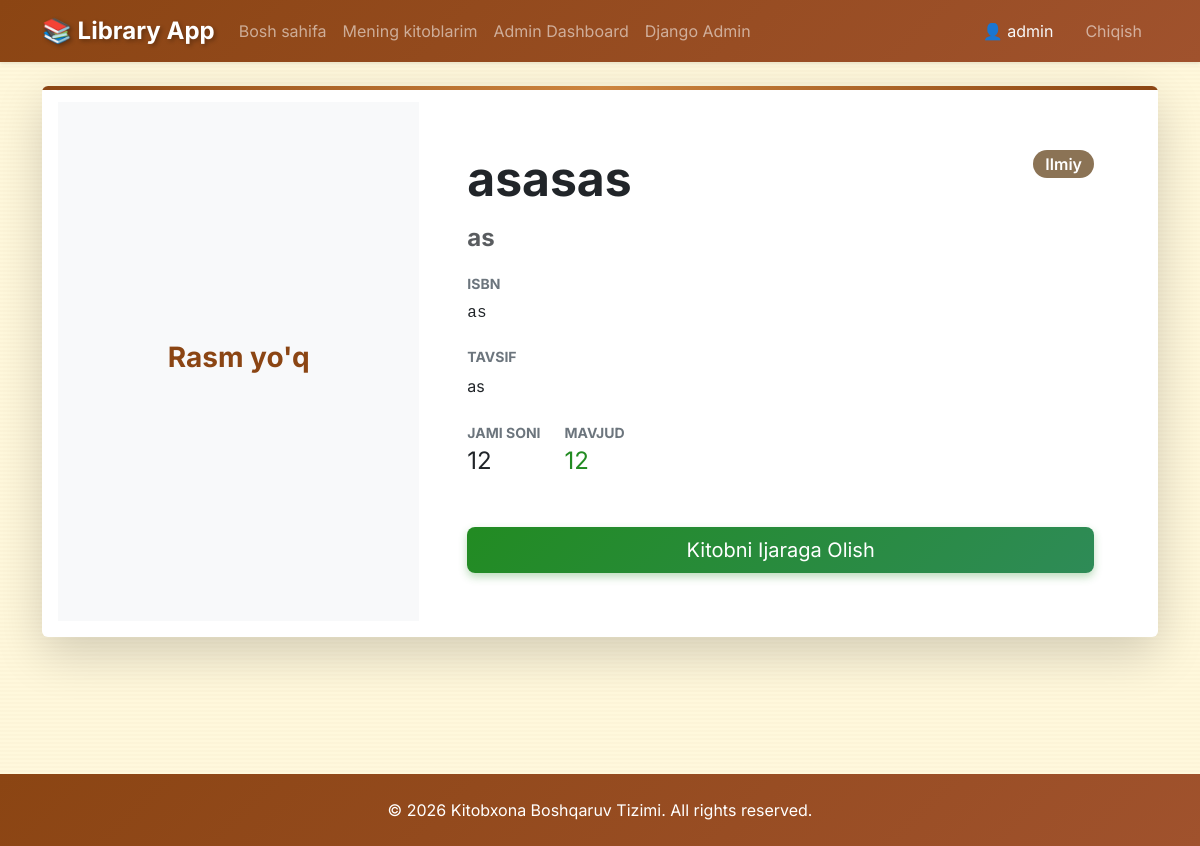
Before: /book/8/ (signed in) with the older database file.
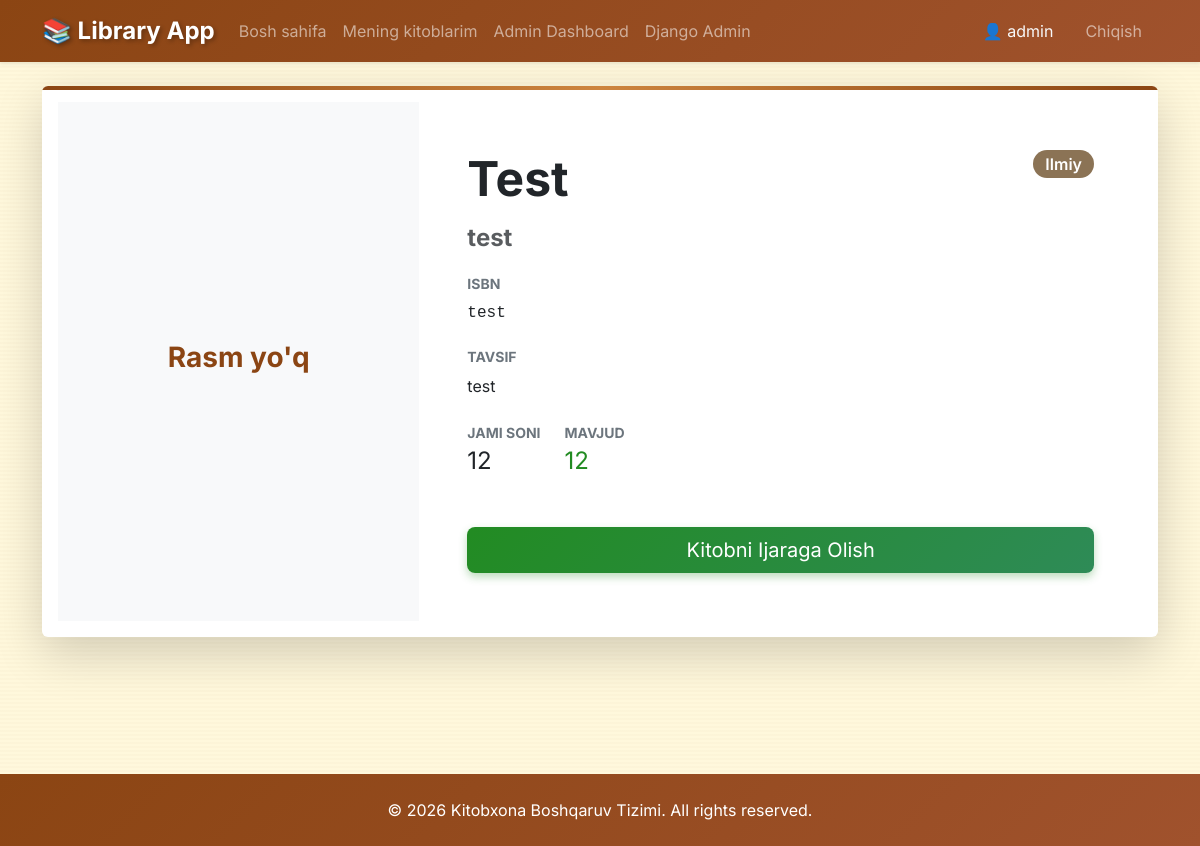
After: the same page with the newer database file.
### library/models.py (models this page shows, shortened)
class Book(models.Model):
    GENRE_CHOICES = [
        ('fiction', 'Badiiy'),
        ('science', 'Ilmiy'),
        ('documentary', 'Hujjatli'),
        ('history', 'Tarixiy'),
        ('other', 'Boshqa'),
    ]
    title = models.CharField(max_length=200, verbose_name="Kitob nomi")
    author = models.CharField(max_length=200, verbose_name="Muallif")
    isbn = models.CharField(max_length=13, unique=True, verbose_name="ISBN")
    genre = models.CharField(max_length=20, choices=GENRE_CHOICES, default='other', verbose_name="Janr")
    description = models.TextField(blank=True, verbose_name="Tavsif")
    quantity = models.PositiveIntegerField(default=1, verbose_name="Jami soni")
    image = models.ImageField(upload_to='books/', blank=True, null=True, verbose_name="Rasm")
    created_at = models.DateTimeField(auto_now_add=True)
    @property
    def available_quantity(self):
        active_loans = self.loan_set.filter(status='active').count()
        return self.quantity - active_loans

### library/views.py (the view)
# urls.py: path('book/<int:pk>/', views.book_detail, name='book_detail'),
@login_required
def book_detail(request, pk):
    book = get_object_or_404(Book, pk=pk)
    active_loan = Loan.objects.filter(user=request.user, book=book, status='active').first()
    context = {
        'book': book,
        'active_loan': active_loan
    }
    return render(request, 'library/book_detail.html', context)

### templates/library/book_detail.html (shortened to what this page needs)
{% extends 'base.html' %}
{% block content %}
<div class="card shadow-lg p-3 mb-5 bg-body rounded">
    <div class="row g-0">
        <div class="col-md-4">
            {% if book.image %}
            <img src="{{ book.image.url }}" class="img-fluid rounded-start w-100"
                style="object-fit: cover; height: 100%; max-height: 500px;" alt="{{ book.title }}">
            {% else %}
            <div class="d-flex align-items-center justify-content-center bg-light h-100 text-muted"
                style="min-height: 400px;">
                <h3>Rasm yo'q</h3>
            </div>
            {% endif %}
        </div>
        <div class="col-md-8">
            <div class="card-body p-4 p-lg-5">
                <div class="d-flex justify-content-between align-items-start">
                    <h1 class="card-title fw-bold mb-3 display-5">{{ book.title }}</h1>
                    <span class="badge bg-secondary fs-6">{{ book.get_genre_display }}</span>
                </div>
                <h4 class="text-muted mb-4">{{ book.author }}</h4>
                <div class="mb-4">
                    <h6 class="fw-bold text-uppercase text-secondary small">ISBN</h6>
                    <p class="font-monospace">{{ book.isbn }}</p>
                </div>
                <div class="mb-4">
                    <h6 class="fw-bold text-uppercase text-secondary small">Tavsif</h6>
                    <p class="card-text">{{ book.description|default:"Tavsif mavjud emas." }}</p>
                </div>
                <div class="d-flex align-items-center mb-5">
                    <div class="me-4">
                        <span class="d-block fw-bold text-uppercase text-secondary small">Jami soni</span>
                        <span class="fs-4">{{ book.quantity }}</span>
                    </div>
                    <div>
                        <span class="d-block fw-bold text-uppercase text-secondary small">Mavjud</span>
                        <span class="fs-4 {% if book.available_quantity > 0 %}text-success{% else %}text-danger{% endif %}">{{ book.available_quantity }}</span>
                    </div>
                </div>
                <div class="d-grid gap-2">
                    {% if active_loan %}
                    <button class="btn btn-secondary btn-lg" disabled>
                        ✅ Siz bu kitobni olgansiz
                    </button>
                    <p class="text-center text-muted small mt-2">Qaytarish muddati: {{ active_loan.return_date|date:"d.m.Y" }}</p>
                    {% elif book.available_quantity > 0 %}
                    <button type="button" class="btn btn-success btn-lg" data-bs-toggle="modal"
                        data-bs-target="#borrowModal">
                        Kitobni Ijaraga Olish
                    </button>
                    {% else %}
                    <button class="btn btn-danger btn-lg" disabled>
                        🚫 Hozir mavjud emas
                    </button>
                    {% endif %}
                </div>
            </div>
        </div>
    </div>
</div>
{% endblock %}

Changed rows visible on the page:
changed Book "Ilmiy": title "asasas" → "Test"; author "as" → "test"; isbn "as" → "test"; description "as" → "test"
